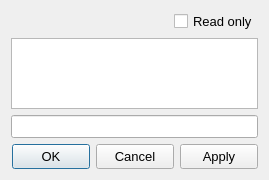
<?xml version="1.0" encoding="UTF-8"?>
<ui version="4.0">
 <class>DialogPEImportFunction</class>
 <widget class="QDialog" name="DialogPEImportFunction">
  <property name="windowModality">
   <enum>Qt::ApplicationModal</enum>
  </property>
  <property name="geometry">
   <rect>
    <x>0</x>
    <y>0</y>
    <width>269</width>
    <height>180</height>
   </rect>
  </property>
  <property name="minimumSize">
   <size>
    <width>269</width>
    <height>180</height>
   </size>
  </property>
  <property name="maximumSize">
   <size>
    <width>269</width>
    <height>180</height>
   </size>
  </property>
  <property name="font">
   <font>
    <pointsize>10</pointsize>
    <weight>50</weight>
    <bold>false</bold>
   </font>
  </property>
  <property name="windowTitle">
   <string>Import Function</string>
  </property>
  <layout class="QVBoxLayout" name="verticalLayout">
   <item>
    <layout class="QHBoxLayout" name="horizontalLayout_3">
     <item>
      <spacer name="horizontalSpacer_2">
       <property name="orientation">
        <enum>Qt::Horizontal</enum>
       </property>
       <property name="sizeHint" stdset="0">
        <size>
         <width>40</width>
         <height>20</height>
        </size>
       </property>
      </spacer>
     </item>
     <item>
      <widget class="QCheckBoxX" name="checkBoxReadOnly">
       <property name="text">
        <string>Read only</string>
       </property>
       <property name="checked">
        <bool>false</bool>
       </property>
      </widget>
     </item>
    </layout>
   </item>
   <item>
    <widget class="QTableWidgetX" name="tableWidgetImportFunction">
     <property name="font">
      <font>
       <pointsize>8</pointsize>
       <weight>50</weight>
       <bold>false</bold>
      </font>
     </property>
     <property name="editTriggers">
      <set>QAbstractItemView::NoEditTriggers</set>
     </property>
     <property name="selectionMode">
      <enum>QAbstractItemView::SingleSelection</enum>
     </property>
     <property name="selectionBehavior">
      <enum>QAbstractItemView::SelectItems</enum>
     </property>
     <attribute name="horizontalHeaderVisible">
      <bool>false</bool>
     </attribute>
     <attribute name="verticalHeaderVisible">
      <bool>false</bool>
     </attribute>
    </widget>
   </item>
   <item>
    <widget class="QLineEditX" name="lineEditFunctionName">
     <property name="alignment">
      <set>Qt::AlignCenter</set>
     </property>
     <property name="readOnly">
      <bool>true</bool>
     </property>
    </widget>
   </item>
   <item>
    <layout class="QHBoxLayout" name="horizontalLayout">
     <item>
      <spacer name="horizontalSpacer_9">
       <property name="orientation">
        <enum>Qt::Horizontal</enum>
       </property>
       <property name="sizeHint" stdset="0">
        <size>
         <width>50</width>
         <height>20</height>
        </size>
       </property>
      </spacer>
     </item>
     <item>
      <widget class="QPushButtonX" name="pushButtonOK">
       <property name="minimumSize">
        <size>
         <width>78</width>
         <height>25</height>
        </size>
       </property>
       <property name="maximumSize">
        <size>
         <width>78</width>
         <height>25</height>
        </size>
       </property>
       <property name="text">
        <string>OK</string>
       </property>
      </widget>
     </item>
     <item>
      <widget class="QPushButtonX" name="pushButtonCancel">
       <property name="minimumSize">
        <size>
         <width>78</width>
         <height>25</height>
        </size>
       </property>
       <property name="maximumSize">
        <size>
         <width>78</width>
         <height>25</height>
        </size>
       </property>
       <property name="text">
        <string>Cancel</string>
       </property>
      </widget>
     </item>
     <item>
      <widget class="QPushButtonX" name="pushButtonApply">
       <property name="minimumSize">
        <size>
         <width>78</width>
         <height>25</height>
        </size>
       </property>
       <property name="maximumSize">
        <size>
         <width>78</width>
         <height>25</height>
        </size>
       </property>
       <property name="text">
        <string>Apply</string>
       </property>
      </widget>
     </item>
    </layout>
   </item>
  </layout>
 </widget>
 <customwidgets>
  <customwidget>
   <class>QLineEditX</class>
   <extends>QLineEdit</extends>
   <header>qlineeditx.h</header>
  </customwidget>
  <customwidget>
   <class>QPushButtonX</class>
   <extends>QPushButton</extends>
   <header>qpushbuttonx.h</header>
  </customwidget>
  <customwidget>
   <class>QCheckBoxX</class>
   <extends>QCheckBox</extends>
   <header>qcheckboxx.h</header>
  </customwidget>
  <customwidget>
   <class>QTableWidgetX</class>
   <extends>QTableWidget</extends>
   <header>qtablewidgetx.h</header>
  </customwidget>
 </customwidgets>
 <resources/>
 <connections/>
</ui>
